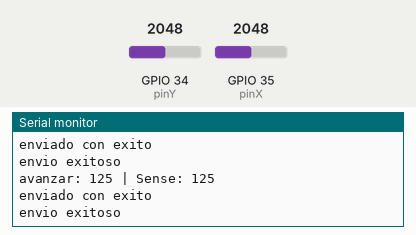
Simulated run of this sketch. Board: ESP32. Shown: the last lines printed to the serial monitor. Inputs (shaded band) come from the test bench; at power-on: GPIO 34 (pinY) = 2048, GPIO 35 (pinX) = 2048 (analog values on the 0–4095 scale).

Above: at 3.2 s.
3.3 s: GPIO 34 (pinY) set to 2866
At 3.34 s:
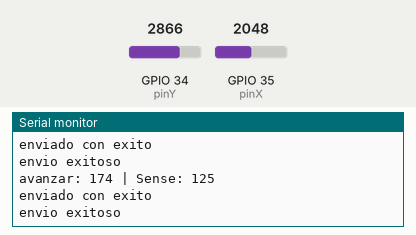
4.8 s: GPIO 35 (pinX) set to 2866
At 4.86 s:
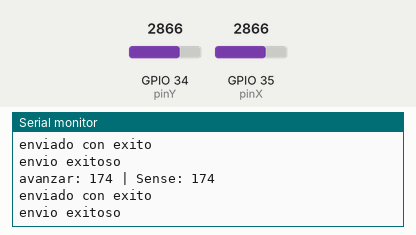
6.3 s: GPIO 34 (pinY) set to 3603
At 6.34 s:
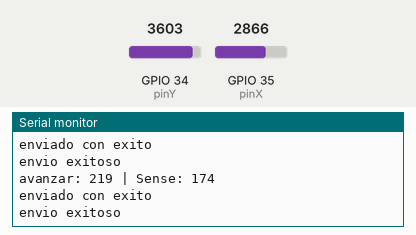
7.8 s: GPIO 35 (pinX) set to 3603
At 7.86 s:
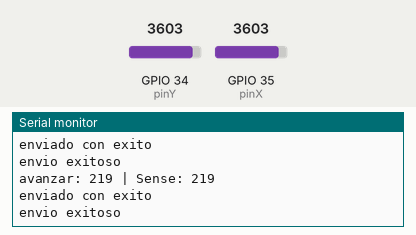
Timing chart, 0 to 10.3 s (numbered marks = the images above; inputs shaded):
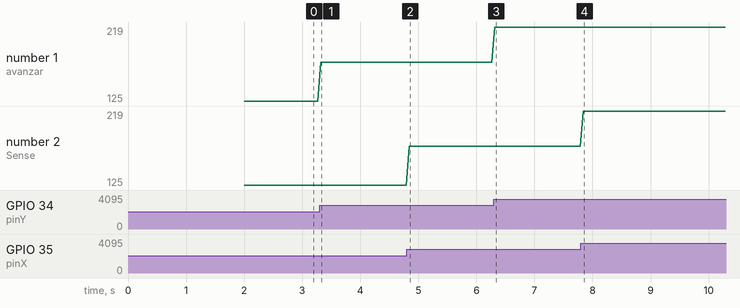

Measured:
- after the input at 3.3 s, the serial monitor: prints a new line at once (image 1)
- after the input at 4.8 s, the serial monitor: prints a new line after 0.05 s (image 2)
- after the input at 6.3 s, the serial monitor: prints a new line at once (image 3)
- after the input at 7.8 s, the serial monitor: prints a new line at once (image 4)
- plotted number 1: 125 → 174 after the input at 3.3 s, 174 → 219 after the input at 6.3 s

The sketch:

Rover-Joystick-Rev2-ESP32.ino
```cpp
#include <esp_now.h>
#include <WiFi.h>
#include "const.h"

const int pinX = 35;
const int pinY = 34;
const int pinSW = 23;

struct_message joystick = {115, 115, 0};  // Inicialización por defecto

esp_now_peer_info_t peerInfo;

void OnDataSent(const uint8_t* mac_addr, esp_now_send_status_t status) {
  Serial.println(status == ESP_NOW_SEND_SUCCESS ? "envio exitoso" : "envio fallado");
}

void RegisterPeeks() {
  memcpy(peerInfo.peer_addr, MAC_RECEIVER_1, 6);
  peerInfo.channel = 0;
  peerInfo.encrypt = false;

  if (esp_now_add_peer(&peerInfo) != ESP_OK) {
    Serial.println("Failed to add peer");
  } else {
    Serial.println("Registered peer");
  }
}

void InitEspNow() {
  if (esp_now_init() != ESP_OK) {
    Serial.println("Error initializing ESP-NOW");
  } else {
    esp_now_register_send_cb(OnDataSent);
    RegisterPeeks();
  }
}

void SendMessage() {
  esp_err_t result = esp_now_send(MAC_RECEIVER_1, (uint8_t*)&joystick, (uint8_t) sizeof(struct_message));
  if (result == ESP_OK) {
    Serial.println("enviado con exito");
  } else {
    Serial.println("Error enviando la data");
  }
}

void setup() {
  Serial.begin(115200);
  delay(2000);

  WiFi.mode(WIFI_STA);
  InitEspNow();

  analogReadResolution(12); // Para valores de 0 a 4095
  pinMode(pinX, INPUT);
  pinMode(pinY, INPUT);

}

void loop() {
  int valorX = analogRead(pinX);
  int valorY = analogRead(pinY);

  joystick.avanzar = map(valorY, 0, 4095, 0, 250); // Movimiento adelante/atrás
  joystick.sense = map(valorX, 0, 4095, 0, 250);   // Movimiento lateral
  joystick.rotate = 0;

  Serial.print("avanzar: ");
  Serial.print(joystick.avanzar);
  Serial.print(" | Sense: ");
  Serial.println(joystick.sense);

  SendMessage();
  delay(50); // Envío cada 200 ms
}
```

const.h
```cpp
#include <Arduino.h>

// Dirección MAC del receptor
const uint8_t MAC_RECEIVER_1[] = { 0x48 ,0x55 ,0x19 ,0xe0 ,0x67, 0x76 };

// Estructura de mensaje
typedef struct struct_message {
  int avanzar;
  int sense;
  int rotate;
} struct_message;
```
